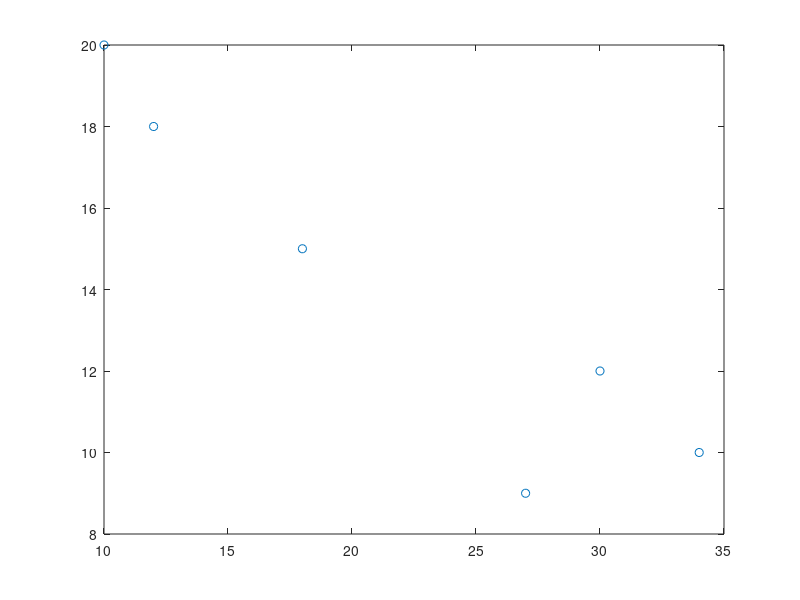

This figure's MATLAB source:
x = [10 12 18 27 30 34];
y = [20 18 15 9 12 10];

xx = [10 18 27 34];
yy = [20 15 9 10];

f_linha_0 = (20-18)/(10-12);
f_linha_n = (12-10)/(30-34);

s_completa=spline(xx, [f_linha_0 yy f_linha_n])
s_completa.coefs
% -0.0070(x-10)^3 + 0.1027(x-10)^2   -1.0000(x-10) + 20.0000
% 0.0076(x-18)^3  - 0.0648(x-18)^2  - 0.6966(x-18) + 15.0000
% -0.0165(x-27)^3 + 0.1395(x-27)^2   - 0.0240(x-27) + 9.0000

s_29=spline(xx, [f_linha_0 yy f_linha_n], 29)

novo_x=10:0.1:34;
novo_y=spline(xx, [f_linha_0 yy f_linha_n],novo_x);
plot(x,y, 'o')